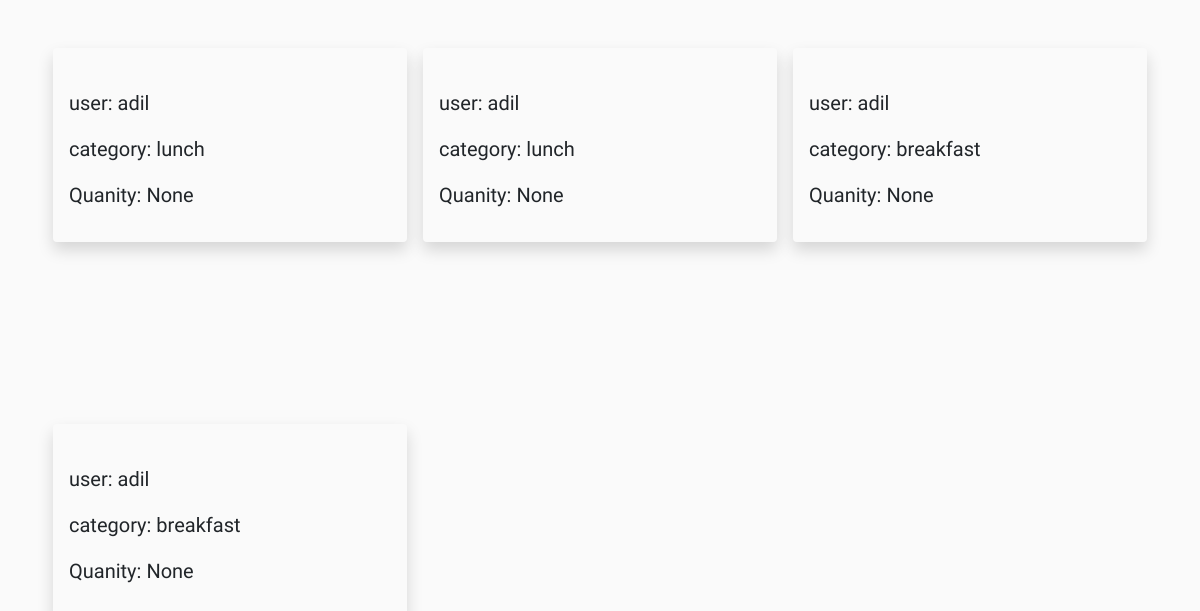
Page /singleorder (signed in) on the committed database.
### core/models.py (models this page shows)
class Order(models.Model):
    food = models.TextField(null=True)
    category = models.CharField(max_length=150)
    user = models.ForeignKey(User, on_delete=models.CASCADE)
    quantity = models.IntegerField(null=True)
    isAccepted = models.BooleanField(default=False)

### core/views.py (the view)
# urls.py: path('singleorder', views.singleorder, name='singleorder'),
@login_required(login_url='login')
def singleorder(request):
    order = Order.objects.filter(user = request.user)
    context = {
        "orders" : order
    }
    return render(request, 'orders.html', context)

### core/templates/orders.html (shortened to what this page needs)
{% load static %}
<!doctype html>
<html lang="en">
  <head>
        <link rel="stylesheet" href="https://stackpath.bootstrapcdn.com/bootstrap/4.3.1/css/bootstrap.min.css">
        <link rel="stylesheet" href="{% static 'css/style.css' %}">
    </head>
  <body>
    <div class="container row mt-5">
      <a href="{% url 'home' %}">
        <div class="go-home d-flex justify-content-center align-items-center">
          <lottie-player src="https://assets10.lottiefiles.com/private_files/lf30_bxgjo2wa.json"  background="transparent"  speed="1"  style="width: 80px; height: 80px;"  loop autoplay></lottie-player>
        </div>
      </a>
        {% for order in orders %}
        <div class="px-2 col-xlg-4 col-lg-4 col-md-4 col-sm-6 col-12">
            <div class="w-100 shadow rounded py-3 px-3">
                <div class="image-section">
                </div>
                <p>user: {{order.user}}</p>
                <p>category: {{order.category}}</p>
                <p>Quanity: {{order.quantity}}</p>
            </div>
        </div>
        {% endfor %}
    </div>
  </body>
</html>

### static/css/style.css (style rules this page uses)
* { margin: 0; padding: 0; box-sizing: border-box; }
body { position: relative; }
.go-home { position: absolute; left: 100px; top: 70px; cursor: pointer; }
a { text-decoration: none; color: black; }
body { display: flex; justify-content: center; min-height: 100vh; background-color: #fafafa; }
p { font-family: 'Dancing Script', cursive; font-size: 20px; text-align: justify; }

### rows in the picture
Order: user "adil", category "lunch", quantity "None"
Order: user "adil", category "lunch", quantity "None"
Order: user "adil", category "breakfast", quantity "None"
Order: user "adil", category "breakfast", quantity "None"
